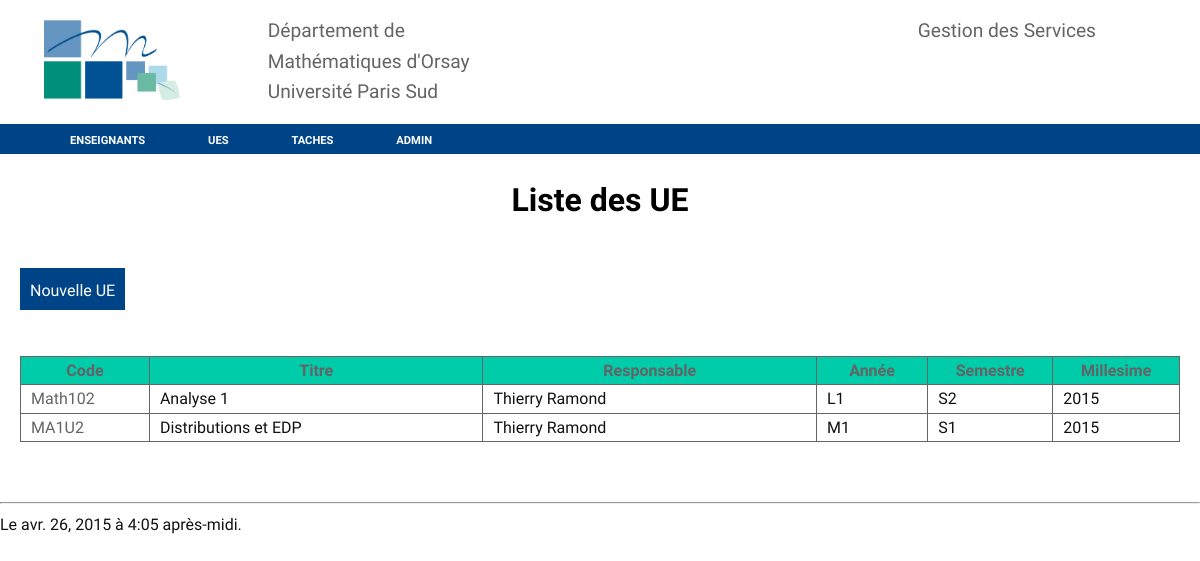
Page /ues/ on the committed database.
### services/models.py (models this page shows, shortened)
class Ue(models.Model):
    titre = models.CharField(max_length = 100)
    code = models.CharField(max_length = 20)
    année = models.CharField(max_length = 20)
    semestre = models.CharField(max_length = 20)
    description = models.CharField(max_length = 255)
    responsable = models.ForeignKey(Enseignant)
    spécialité = models.CharField(max_length = 20)
    horaire_total = models.IntegerField()
    horaire_cours = models.IntegerField()
    horaire_td = models.IntegerField()
    horaire_tp = models.IntegerField()
    horaire_intégré = models.IntegerField()
    horaire_soutien = models.IntegerField()
    horaire_coordination = models.IntegerField()
    nombre_td = models.IntegerField()
    nombre_tp = models.IntegerField()
    nombre_cours = models.IntegerField()
    nombre_intégré = models.IntegerField()
    nombre_soutien = models.IntegerField()
    millesime = models.IntegerField()
    class Meta():
        unique_together = ( 'code', 'millesime')

class Enseignant(models.Model):
    nom = models.CharField(max_length = 100)
    prenom = models.CharField(max_length = 100)
    grade = models.CharField(max_length = 100)
    service_du = models.IntegerField (default = 192)
    decharge = models.IntegerField (default = 0)
    commentaire = models.CharField(max_length = 255, blank= True)
    arrivé_en = models.DateField(default='2000-09-01')
    photo = models.ImageField(blank=True)
    attribué = models.IntegerField (default = 0)
    bilan = models.IntegerField (default = 0)
    millesime = models.IntegerField (default = timezone.now().year)
    class Meta():
        unique_together = ("nom", "prenom", "millesime")
    def __str__(self):
        return ('{1} {0}'.format(self.nom, self.prenom))

### services/views.py (the view)
# urls.py: url(r'^ues/$', views.liste_ue, name='ues'),
def liste_ue(request):
    order_by = request.GET.get('order_by', 'année')
    liste_ue = Ue.objects.order_by(order_by)
    return render(request, 'ue_list.html',{'datetime': timezone.now(), 'Ue' : liste_ue})

### services/templates/ue_list.html (shortened to what this page needs)
{% extends "base.html" %}
{% block content %}
<h1>Liste des UE</h1>
<bouton>
<a href="{% url "ue-new" %}">Nouvelle UE</a>
</bouton>
<br><br>
<table>
<tr>
	<th style="width: 5%;"><a href="?order_by=code">Code</a></th>
	<th style="width: 15%;"><a href="?order_by=titre">Titre</a></th>
	<th style="width: 15%;"><a href="?order_by=responsable">Responsable</a></th>
	<th style="width: 5%;"><a href="?order_by=année">Année</a></th>
	<th style="width: 5%;"><a href="?order_by=semestre">Semestre</a></th>
	<th style="width: 5%;"><a href="?order_by=millesime">Millesime</a></th>
</tr>
{% for ue in Ue %}
<tr>
	<td><a href="{% url "ue-view" ue.id %}">{{ue.code}}</a></td>
	<td>{{ue.titre}}</td>
	<td>{{ue.responsable}}</td>
	<td>{{ue.année}}</td>
	<td>{{ue.semestre}}</td>
	<td>{{ue.millesime}}</td>
</tr>
{% endfor %}
</table>
{% endblock %}

### services/static/services/trstyle.css (style rules this page uses)
body { background-color: #fff; font: 16px/1.6 'Oxygen',sans-serif; color: #111; margin: 0px; min-width:1000px; min-height: 1300px; z-index: 1000; }
a { color: rgba(100,100,100,1); text-decoration: none; }
h1 { text-align: center; color: #000; }
table { border-collapse: collapse; margin-left: 20px; margin-right: 20px; }
td { border: 1px solid #666; width: 140px; text-align: left; padding-left:10px; }
th { border: 1px solid #666; width: 100px; text-decoration: bold; color:#333; background-color: #0CA; }
th a { text-decoration: none; }
bouton a { display: inline-block; height: 22px; margin: 20px; padding: 10px; background-color: rgba(0, 68, 136,1); color: rgba(255,255,255,1); }

### rows in the picture
Ue: code "Math102", titre "Analyse 1", responsable "Thierry Ramond", année "L1", semestre "S2", millesime "2015"
Ue: code "MA1U2", titre "Distributions et EDP", responsable "Thierry Ramond", année "M1", semestre "S1", millesime "2015"
